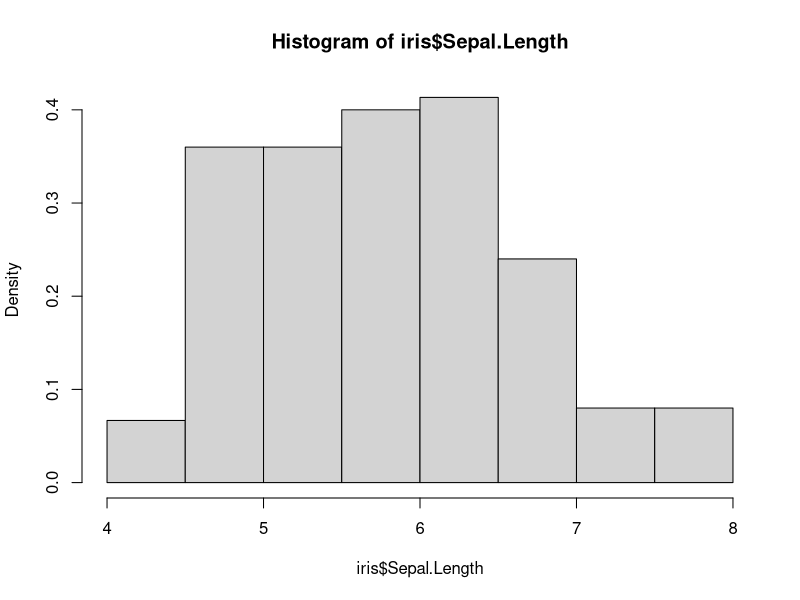
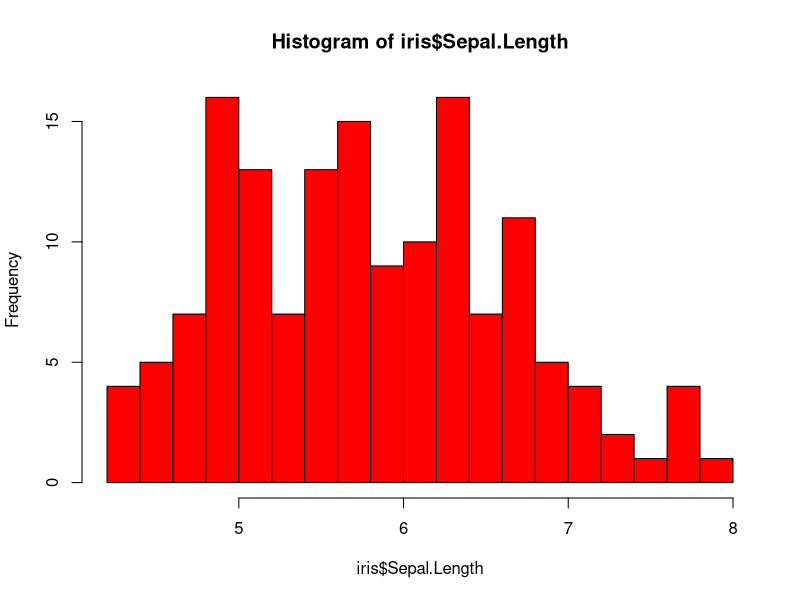
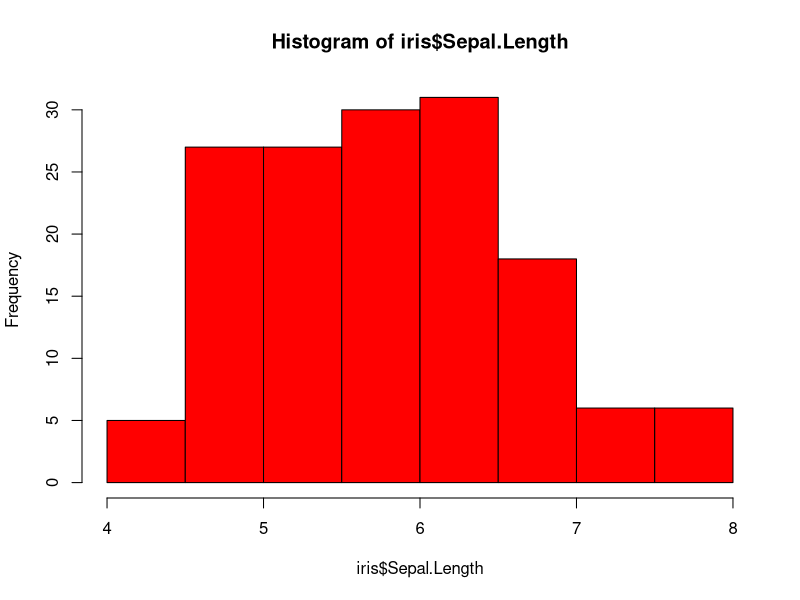
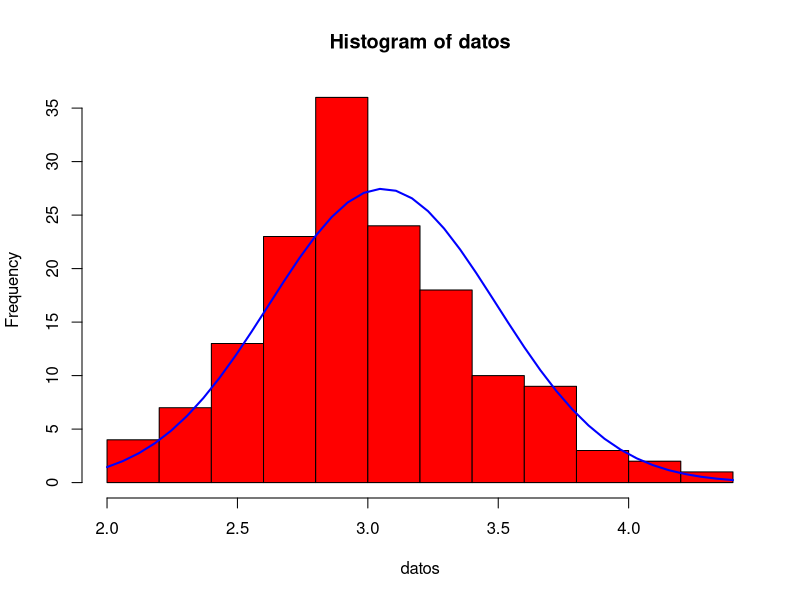

Write R code to recreate these figures, in order.
##HIGH LEVEL GRAPHIC FUNCTION

#HIST()

#basic
hist(iris$Sepal.Length, freq = FALSE)

#change color
hist(iris$Sepal.Length, breaks = 15, col="red")

#change number of breaks
hist(iris$Sepal.Length, breaks = 10, col="red")

#density over histogram
datos <- iris$Sepal.Width
h <- hist(datos, breaks = 10, col= "red")
xfit <- seq(min(datos), max(datos), length = 40)
yfit <- dnorm(xfit, mean = mean(datos), sd = sd(datos))
yfit <- yfit * diff(h$mids[1:2])*length(datos)
lines(xfit, yfit, col = "blue", lwd = 2)